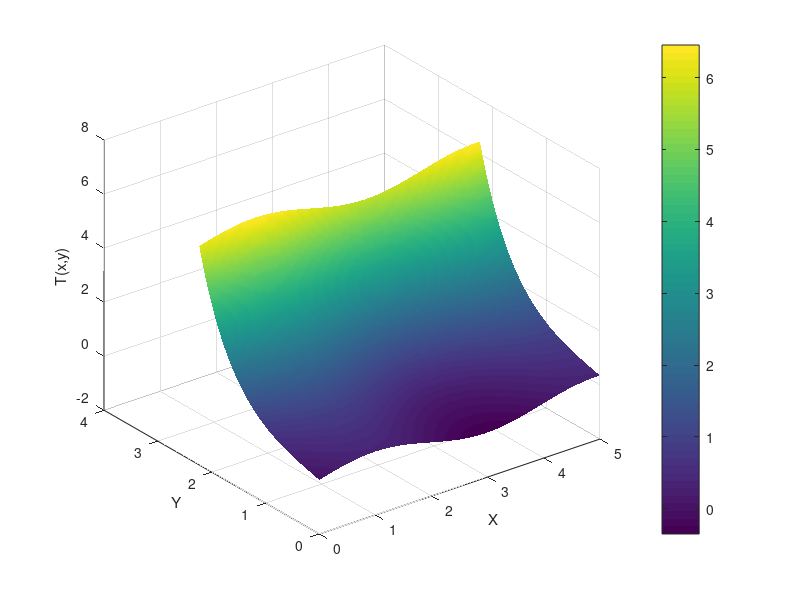

Here is the MATLAB script that generated this plot:
clc;clear all;
a=5;
b=4;
T1=80;
T=0;
[X Y]=meshgrid(linspace(0,a,200),linspace(0,b,200));
for n=1:100
    C=(2*n-1)*(a/pi);
    term=(sin(C*X)+sinh(C*Y))/((2*n-1)*sinh(C*b));
    T=T+term;
end
T=(4*T1/pi)*T;
surf(X,Y,T)
xlabel("X")
ylabel("Y");
zlabel("T(x,y)")
colorbar
shading interp
